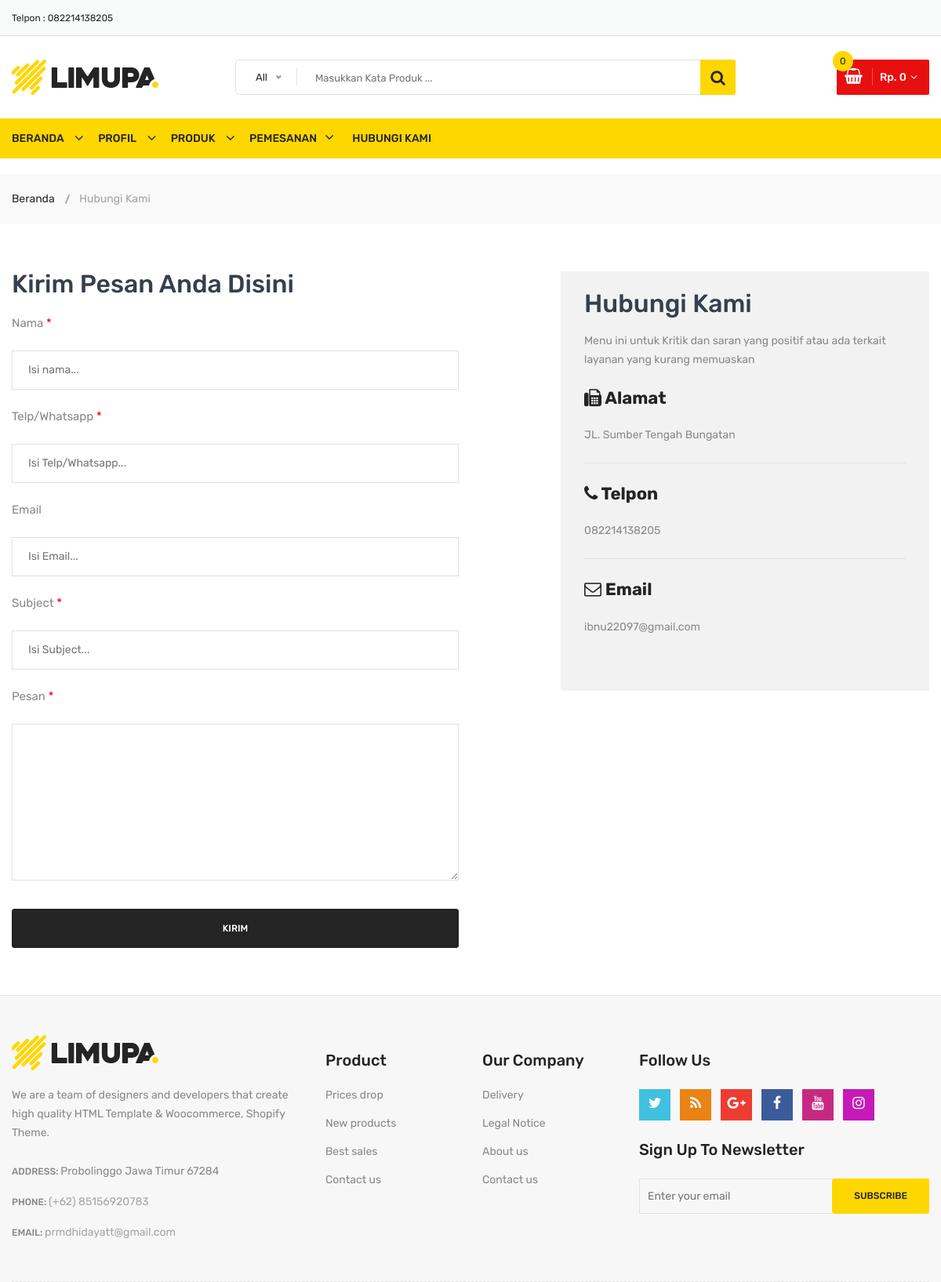
Screenshot of /hubungi-kami with the database file from the repository.
### AQIL/models.py (models this page shows)
class Statis(models.Model):
    alamat_kami = models.TextField(max_length=200, blank=False, null=True)
    telpon = models.CharField(max_length=200, blank=False, null=True)
    email = models.EmailField(max_length=200, blank=False, null=True)
    class Meta:
        verbose_name_plural ="Data Statis"

### AQIL/views.py (the view, shortened to what this page needs)
# urls.py: path('hubungi-kami', views.KontakView.as_view(), name='kontak'),
class KontakView(View):
    def get(self, request):
        context = {
            'judul': 'Halaman Kontak',
            }
        return render(request, 'kontak.html', context)

### AQIL/templates/kontak.html (shortened to what this page needs)
{% extends "base.html" %}
{% load static %}
{% block content %}
<div class="breadcrumb-area">
    <div class="container">
        <div class="breadcrumb-content">
            <ul>
                <li><a href="{% url "beranda" %}">Beranda</a></li>
                <li class="active">Hubungi Kami</li>
            </ul>
        </div>
    </div>
</div>
<div class="contact-main-page mt-60 mb-40 mb-md-40 mb-sm-40 mb-xs-40">
    <div class="container">
        <div class="row">
            <div class="col-lg-5 offset-lg-1 col-md-12 order-1 order-lg-2">
                <div class="contact-page-side-content">
                    <h3 class="contact-page-title"> Hubungi Kami</h3>
                    <p class="contact-page-message mb-25">Menu ini untuk Kritik dan saran yang positif atau ada terkait layanan yang kurang memuaskan</p>
                    <div class="single-contact-block">
                        <h4><i class="fa fa-fax"></i> Alamat</h4>
                        <p>{{statis.alamat_kami}}</p>
                      </div>
                      <div class="single-contact-block">
                        <h4><i class="fa fa-phone"></i> Telpon</h4>
                        <p>{{statis.telpon}}</p>
                      </div>
                      <div class="single-contact-block last-child">
                        <h4><i class="fa fa-envelope-o"></i> Email</h4>
                        <p>{{statis.email}}</p>
                    </div>
                </div>
            </div>
            <div class="col-lg-6 col-md-12 order-2 order-lg-1">
                <div class="contact-form-content pt-sm-55 pt-xs-55">
                    <h3 class="contact-page-title">Kirim Pesan Anda Disini</h3>
                    <div class="contact-form">
                        <form   action="{% url 'kontak' %}" method="post">
                            <div class="form-group">
                                <label>Nama <span class="required">*</span></label>
                                <input type="text" name="nama" placeholder="Isi nama..." value="{{data.nama}}">
                            </div>
                            <div class="form-group">
                                <label>Telp/Whatsapp <span class="required">*</span></label>
                                <input type="number" name="whatsapp" placeholder="Isi Telp/Whatsapp..." value="{{data.whatsapp}}">
                            </div>
                            <div class="form-group">
                                <label>Email </label>
                                <input type="email" name="email" placeholder="Isi Email..." value="{{data.email}}">
                            </div>
                            <div class="form-group">
                                <label>Subject <span class="required">*</span></label>
                                <input type="text" name="subject" placeholder="Isi Subject..." value="{{data.subject}}">
                            </div>
                            <div class="form-group mb-30">
                                <label>Pesan <span class="required">*</span></label>
                                <textarea name="pesan">{{data.pesan}}</textarea>
                            </div>
                            <div class="form-group">
                                <input type="submit" class="li-btn-3" value="Kirim">
                            </div>
                        </form>
                    </div>
                </div>
            </div>
        </div>
    </div>
</div>
{% endblock content %}

### templates/base.html (shortened to what this page needs)
{% load static %}
{% load humanize %}
<!doctype html>
<html class="no-js" lang="zxx">
<head>
        <link rel="stylesheet" href="{% static "css/material-design-iconic-font.min.css" %}">
        <link rel="stylesheet" href="{% static "css/font-awesome.min.css" %}">
        <link rel="stylesheet" href="{% static "css/fontawesome-stars.css" %}">
        <link rel="stylesheet" href="{% static "css/meanmenu.css" %}">
        <link rel="stylesheet" href="{% static "css/owl.carousel.min.css" %}">
        <link rel="stylesheet" href="{% static "css/slick.css" %}">
        <link rel="stylesheet" href="{% static "css/animate.css" %}">
        <link rel="stylesheet" href="{% static "css/jquery-ui.min.css" %}">
        <link rel="stylesheet" href="{% static "css/venobox.css" %}">
        <link rel="stylesheet" href="{% static "css/nice-select.css" %}">
        <link rel="stylesheet" href="{% static "css/magnific-popup.css" %}">
        <link rel="stylesheet" href="{% static "css/bootstrap.min.css" %}">
        <link rel="stylesheet" href="{% static "css/helper.css" %}">
        <link rel="stylesheet" href="{% static "style.css" %}">
        <link rel="stylesheet" href="{% static "css/responsive.css" %}">
    </head>
    <body>
        <div class="body-wrapper">
            <header>
                <div class="header-top">
                    <div class="container">
                        <div class="row">
                            <div class="col-lg-3 col-md-4">
                                <div class="header-top-left">
                                    <ul class="phone-wrap">
                                        <li><span>Telpon : </span><a href="#">{{statis.telpon}}</a></li>
                                    </ul>
                                </div>
                            </div>
                        </div>
                    </div>
                </div>
                <div class="header-middle pl-sm-0 pr-sm-0 pl-xs-0 pr-xs-0">
                    <div class="container">
                        <div class="row">
                            <div class="col-lg-3">
                                <div class="logo pb-sm-30 pb-xs-30">
                                    <a href="index.html">
                                        <img src="{% static "images/menu/logo/1.jpg" %}" alt="">
                                    </a>
                                </div>
                            </div>
                            <div class="col-lg-9 pl-0 ml-sm-15 ml-xs-15">
                                <form action="{% url "cari" %}" class="hm-searchbox" method="GET">
                                    <input type="text" name="kata" placeholder="Masukkan Kata Produk ...">
                                    <button class="li-btn" type="submit"><i class="fa fa-search"></i></button>
                                </form>
                                <div class="header-middle-right">
                                    <ul class="hm-menu">
                                        <li class="hm-minicart">
                                            <div class="hm-minicart-trigger">
                                                {% with total_items=keranjang|length %}
                                                {% if keranjang|length > 0 %}
                                                <span class="item-icon"></span>
                                                <span class="item-text">Rp. {{ keranjang.get_total_price|intcomma }}
                                                    <span class="cart-item-count">{{ total_items }}</span>
                                                {% else %}
                                                <span class="item-text">Rp. 0
                                                    <span class="cart-item-count">0</span>
                                                </span>
                                                {% endif %}
                                                {% endwith %}
                                            </div>
                                        </li>
                                    </ul>
                                </div>
                            </div>
                        </div>
                    </div>
                </div>
                <div class="header-bottom header-sticky d-none d-lg-block">
                    <div class="container">
                        <div class="row">
                            <div class="col-lg-12">
                                <div class="hb-menu hb-menu-2 d-xl-block">
                                    {% include "navbar.html" %}
                                </div>
                            </div>
                        </div>
                    </div>
                </div>
            </header>
            {% block content %}
            {% endblock content %}
            <div class="footer">
                <div class="footer-static-middle">
                    <div class="container">
                        <div class="footer-logo-wrap pt-50 pb-35">
                            <div class="row">
                                <div class="col-lg-4 col-md-6">
                                    <div class="footer-logo">
                                        <img src="{% static "images/menu/logo/1.jpg" %}" alt="Footer Logo">
                                        <p class="info">
                                            We are a team of designers and developers that create high quality HTML Template & Woocommerce, Shopify Theme.
                                        </p>
                                    </div>
                                    <ul class="des">
                                        <li>
                                            <span>Address: </span>
                                            Probolinggo Jawa Timur 67284
                                        </li>
                                        <li>
                                            <span>Phone: </span>
                                            <a href="#">(+62) 85156920783</a>
                                        </li>
                                        <li>
                                            <span>Email: </span>
                                            <a href="mailto://info@yourdomain.com">prmdhidayatt@gmail.com</a>
                                        </li>
                                    </ul>
                                </div>
                                <div class="col-lg-2 col-md-3 col-sm-6">
                                    <div class="footer-block">
                                        <h3 class="footer-block-title">Product</h3>
                                        <ul>
                                            <li><a href="#">Prices drop</a></li>
                                            <li><a href="#">New products</a></li>
                                            <li><a href="#">Best sales</a></li>
                                            <li><a href="#">Contact us</a></li>
                                        </ul>
                                    </div>
                                </div>
                                <div class="col-lg-2 col-md-3 col-sm-6">
                                    <div class="footer-block">
                                        <h3 class="footer-block-title">Our company</h3>
                                        <ul>
                                            <li><a href="#">Delivery</a></li>
                                            <li><a href="#">Legal Notice</a></li>
                                            <li><a href="#">About us</a></li>
                                            <li><a href="#">Contact us</a></li>
                                        </ul>
                                    </div>
                                </div>
                                <div class="col-lg-4">
                                    <div class="footer-block">
                                        <h3 class="footer-block-title">Follow Us</h3>
                                        <ul class="social-link">
                                            <li class="twitter">
                                                <a href="https://twitter.com/" data-toggle="tooltip" target="_blank" title="Twitter">
                                                    <i class="fa fa-twitter"></i>
                                                </a>
                                            </li>
                                            <li class="rss">
                                                <a href="https://rss.com/" data-toggle="tooltip" target="_blank" title="RSS">
                                                    <i class="fa fa-rss"></i>
                                                </a>
                                            </li>
                                            <li class="google-plus">
                                                <a href="https://www.plus.google.com/discover" data-toggle="tooltip" target="_blank" title="Google +">
                                                    <i class="fa fa-google-plus"></i>
                                                </a>
                                            </li>
                                            <li class="facebook">
                                                <a href="https://www.facebook.com/" data-toggle="tooltip" target="_blank" title="Facebook">
                                                    <i class="fa fa-facebook"></i>
                                                </a>
                                            </li>
                                            <li class="youtube">
                                                <a href="https://www.youtube.com/" data-toggle="tooltip" target="_blank" title="Youtube">
                                                    <i class="fa fa-youtube"></i>
                                                </a>
                                            </li>
                                            <li class="instagram">
                                                <a href="https://www.instagram.com/" data-toggle="tooltip" target="_blank" title="Instagram">
                                                    <i class="fa fa-instagram"></i>
                                                </a>
                                            </li>
                                        </ul>
                                    </div>
                                    <div class="footer-newsletter">
                                        <h4>Sign up to newsletter</h4>
                                        <form action="#" method="post" id="mc-embedded-subscribe-form" name="mc-embedded-subscribe-form" class="footer-subscribe-form validate" target="_blank" novalidate>
                                            <div id="mc_embed_signup_scroll">
                                                <div id="mc-form" class="mc-form subscribe-form form-group" >
                                                    <input id="mc-email" type="email" autocomplete="off" placeholder="Enter your email" />
                                                    <button  class="btn" id="mc-submit">Subscribe</button>
                                                </div>
                                            </div>
                                        </form>
                                    </div>
                                </div>
                            </div>
                        </div>
                    </div>
                </div>
            </div>
        </div>
    </body>
</html>

### rows the page displays
Statis: telpon "082214138205", alamat_kami "JL. Sumber Tengah Bungatan", email "ibnu22097@gmail.com"
